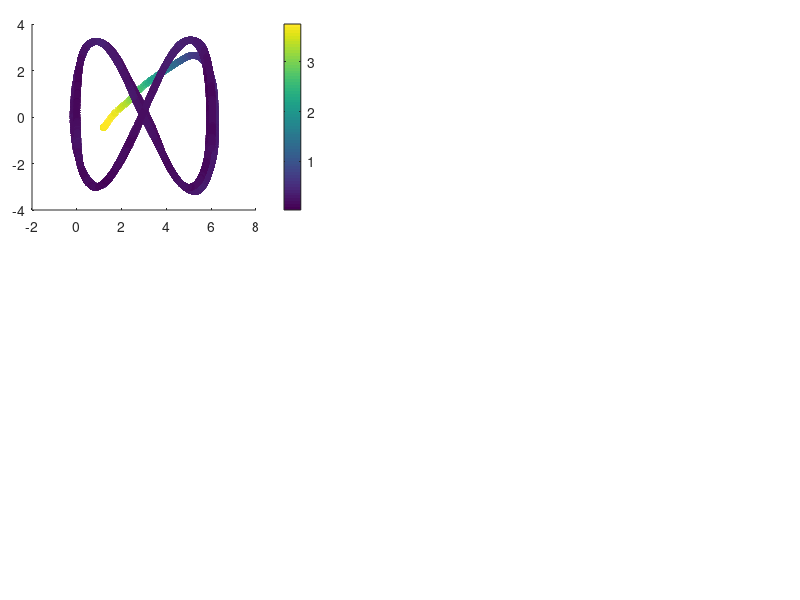

Write the MATLAB code that produced this figure. (Note: this script raises an error after producing the figure.)
%% Code to show the results of the Inverse kinematic controller

% Clean variables
clc, clear all, close all;
 
% Load variables of the system
load("T_MinNorma_UAV_DinInv_Real.mat")

% Change variable size
h = h(:, 1:end-1);
h_p = h_p(:, 1:end-1);
v = v(:, 1:end-1);

% Time definition 
t = t;

% Error definition
for k = 1:length(t)
    error_vector = hd(1:3, k)-h(1:3, k);
    error_dynamic(k) = norm(error_vector,2);
end

% Figure propert%% Figures
lw = 1; % linewidth 1
lwV = 2; % linewidth 2
fontsizeLabel = 11; %11
fontsizeLegend = 11;
fontsizeTicks = 11;
fontsizeTitel = 11;
sizeX = 1300; % size figure
sizeY = 750; % size figure

% color propreties
c1 = [80, 81, 79]/255;
c2 = [244, 213, 141]/255;
c3 = [242, 95, 92]/255;
c4 = [112, 141, 129]/255;

C18 = [0 0 0];
c5 = [130, 37, 37]/255;
c6 = [205, 167, 37]/255;
c7 = [81, 115, 180]/255;

C1 = [246 170 141]/255;
C2 = [51 187 238]/255;
C3 = [0 153 136]/255;
C4 = [238 119 51]/255;
C5 = [204 51 17]/255;
C6 = [238 51 119]/255;
C7 = [187 187 187]/255;
C8 = [80 80 80]/255;
C9 = [140 140 140]/255;
C10 = [0 128 255]/255;
C11 = [234 52 89]/255;
C12 = [39 124 252]/255;
C13 = [40 122 125]/255;
%C14 = [86 215 219]/255;
C14 = [252 94 158]/255;
C15 = [244 171 39]/255;
C16 = [100 121 162]/255;
C17 = [255 0 0]/255;
%% New color slection

figure('Position', [500 500 sizeX sizeY])
set(gcf, 'Position', [500 500 sizeX sizeY]);
fig1_comps.fig = gcf;

% Figure 1
axes('Position',[0.04 0.65 .35 .31]);
%% Colorbar
scatter(h(1, :),h(2, :),30,error_dynamic,'filled','MarkerFaceAlpha',0.7);
c = colorbar;
c.Label.Interpreter = 'latex';
c.Label.String = '$\textrm{Error}~||\tilde{\mathbf{\eta}}||$';

set(c,'TickLabelInterpreter','latex')

%% Desired Trajectory
hd_plot = line(hd(1,:),hd(2,:));
set(hd_plot, 'LineStyle', '--', 'Color', C8, 'LineWidth', 1.2*lw)

%% Real Trajectory
h_plot = line(h(1,:),h(2,:));
set(h_plot, 'LineStyle', '-', 'Color', C18, 'LineWidth', 1.2*lw)

%% Title of the image
hTitle_1 = title({'$\textrm{(a)}$'},'fontsize',14,'interpreter','latex','Color',C18);
%hXLabel_1 = xlabel('$x~[m]$','fontsize',9,'interpreter','latex', 'Color',C18);
hYLabel_1 = ylabel('$y~[m]$','fontsize',9,'interpreter','latex', 'Color',C18);

%% Legend nomeclature
hLegend_1 = legend([hd_plot, h_plot],{'$\mathbf{\eta}_d$','$\mathbf{\eta}$'},'fontsize',12,'interpreter','latex','Color',[255 255 255]/255,'Location','best','NumColumns',1,'TextColor','black');
set(gca,'ticklabelinterpreter','latex',...
        'fontsize',1.3*fontsizeTicks)
% Figure properties
ax_1 = gca;
ax_1.Box = 'on';
ax_1.BoxStyle = 'full';
ax_1.TickLength = [0.005;0.005];
ax_1.TickDirMode = 'auto';
ax_1.YMinorTick = 'on';
ax_1.XMinorTick = 'on';
% ax_2.XTickLabel = [];
ax_1.XMinorGrid = 'on';
ax_1.YMinorGrid = 'on';
%ax_2.MinorGridColor = '#8f8f8f';
ax_1.MinorGridAlpha = 0.15;
ax_1.LineWidth = 0.8;
ax_1.XLim = [min(h(1,:))-0.2 max(h(1,:))+0.2];
ax_1.YLim = [min(h(2,:))-0.2 max(h(2,:))+0.2];

% Figure 2
axes('Position',[0.04 0.28 .35 .31]);
%% Colorbar
scatter(h(1, :),h(3, :),30,error_dynamic,'filled','MarkerFaceAlpha',0.7);
c = colorbar;
c.Label.Interpreter = 'latex';
c.Label.String = '$\textrm{Error}~||\tilde{\mathbf{\eta}}||$';

set(c,'TickLabelInterpreter','latex')

%% Desired Trajectory
hd_plot_2 = line(hd(1,:),hd(3,:));
set(hd_plot_2, 'LineStyle', '--', 'Color', C8, 'LineWidth', 1.2*lw)

%% Real Trajectory
h_plot_2 = line(h(1,:),h(3,:));
set(h_plot_2, 'LineStyle', '-', 'Color', C18, 'LineWidth', 1.2*lw)

%% Title of the image
hTitle_2 = title({'$\textrm{(b)}$'},'fontsize',14,'interpreter','latex','Color',C18);
hXLabel_2 = xlabel('$x~[m]$','fontsize',9,'interpreter','latex', 'Color',C18);
hYLabel_2 = ylabel('$z~[m]$','fontsize',9,'interpreter','latex', 'Color',C18);

%% Legend nomeclature
hLegend_2 = legend([hd_plot_2, h_plot_2],{'$\mathbf{\eta}_d$','$\mathbf{\eta}$'},'fontsize',12,'interpreter','latex','Color',[255 255 255]/255,'Location','best','NumColumns',1,'TextColor','black');
set(gca,'ticklabelinterpreter','latex',...
        'fontsize',1.3*fontsizeTicks)
% Figure properties
ax_2 = gca;
ax_2.Box = 'on';
ax_2.BoxStyle = 'full';
ax_2.TickLength = [0.005;0.005];
ax_2.TickDirMode = 'auto';
ax_2.YMinorTick = 'on';
ax_2.XMinorTick = 'on';
% ax_2.XTickLabel = [];
ax_2.XMinorGrid = 'on';
ax_2.YMinorGrid = 'on';
%ax_2.MinorGridColor = '#8f8f8f';
ax_2.MinorGridAlpha = 0.15;
ax_2.LineWidth = 0.8;
ax_2.XLim = [min(h(1,:))-0.2 max(h(1,:))+0.2];
ax_2.YLim = [min(h(3,:))-0.2 max(h(3,:))+0.2];

axes('Position',[0.45 0.65 .54 .31]);
%% Data generation
error_x_plot = line(t,hd(1,:)-h(1,:));
set(error_x_plot, 'LineStyle', '-', 'Color', C5, 'LineWidth', 1.1*lw);
error_y_plot = line(t,hd(2,:)-h(2,:));
set(error_y_plot, 'LineStyle', '-', 'Color', C3, 'LineWidth', 1.1*lw);
error_z_plot = line(t,hd(3,:)-h(3,:));
set(error_z_plot, 'LineStyle', '-', 'Color', c7, 'LineWidth', 1.1*lw);

% fig1_comps.p1 = ul_plot;
%% Title of the image
hTitle_3 = title({'$\textrm{(c)}$'},'fontsize',14,'interpreter','latex','Color',C18);
%xlabel('$\textrm{Time}[s]$','fontsize',10,'interpreter','latex','Color',C18);
ylabel('$\textrm{Control Error}~[m]$','fontsize',10,'interpreter','latex', 'Color',C18);

%% Legend nomeclature
hLegend_3 = legend([error_x_plot,error_y_plot, error_z_plot],{'$\tilde{\mathbf{\eta}}_x$','$\tilde{\mathbf{\eta}}_y$','$\tilde{\mathbf{\eta}}_z$'},'fontsize',12,'interpreter','latex','Color',[255 255 255]/255,'Location','best','NumColumns',1,'TextColor','black');
 set(gca,'ticklabelinterpreter','latex',...
         'fontsize',1.3*fontsizeTicks)
%% Figure properties
ax_3 = gca;
ax_3.Box = 'on';
ax_3.BoxStyle = 'full';
ax_3.TickLength = [0.01;0.01];
ax_3.TickDirMode = 'auto';
ax_3.XTickLabel = [];
ax_3.YMinorTick = 'on';
ax_3.XMinorTick = 'on';
ax_3.XMinorGrid = 'on';
ax_3.YMinorGrid = 'on';
%ax_1.MinorGridColor = '#8f8f8f';
ax_3.MinorGridAlpha = 0.15;
ax_3.LineWidth = 0.8;
ax_3.XLim = [0 t(end)];

%% Zoom Plot
axes('Position',[0.70 0.85 .2 .1]);
index_zoom_1 = (t>=20) & (t<=30);
error_x_plot_zoom = line(t(index_zoom_1),hd(1,(index_zoom_1))-h(1,(index_zoom_1)));
error_y_plot_zoom = line(t(index_zoom_1),hd(2,(index_zoom_1))-h(2,(index_zoom_1)));
error_z_plot_zoom = line(t(index_zoom_1),hd(3,(index_zoom_1))-h(3,(index_zoom_1)));

set(error_x_plot_zoom, 'LineStyle', '-', 'Color', C5, 'LineWidth', lw*0.8);
set(error_y_plot_zoom, 'LineStyle', '-', 'Color', C3, 'LineWidth', lw*0.8);
set(error_z_plot_zoom, 'LineStyle', '-', 'Color', c7, 'LineWidth', lw*0.8);

set(gca,'ticklabelinterpreter','latex',...
         'fontsize',fontsizeTicks*0.5)
ax_1_zoom = gca;
ax_1_zoom.Box = 'on';
ax_1_zoom.BoxStyle = 'full';
ax_1_zoom.TickLength = [0.01;0.01];
%ax_1_zoom.YLim = [-0.5 0.5];
%ax_1_zoom.YTickLabel = [];
%ax_1_zoom.XTickLabel = [];
ax_1_zoom.TickDirMode = 'manual';
ax_1_zoom.TickDir = 'in';
ax_1_zoom.YMinorTick = 'on';
ax_1_zoom.XMinorTick = 'on';
ax_1_zoom.LineWidth = 0.5;
ax_1_zoom.XMinorGrid = 'on';
ax_1_zoom.YMinorGrid = 'on';
axes('Position',[0.45 0.28 .54 .31]);
%% Data generation
error_vx_plot = line(t,vref(1,:));
set(error_vx_plot, 'LineStyle', '-', 'Color', C7, 'LineWidth', 1.3*lw);
error_vy_plot = line(t,vref(2,:));
set(error_vy_plot, 'LineStyle', '-', 'Color', C14, 'LineWidth', 1.3*lw);
error_vz_plot = line(t,vref(3,:));
set(error_vz_plot, 'LineStyle', '-', 'Color', C15, 'LineWidth', 1.3*lw);

% fig1_comps.p1 = ul_plot;
%% Title of the image
hTitle_4 = title({'$\textrm{(d)}$'},'fontsize',14,'interpreter','latex','Color',C18);
xlabel('$\textrm{Time}[s]$','fontsize',10,'interpreter','latex','Color',C18);
ylabel('$\textrm{Inputs}~[m/s]$','fontsize',10,'interpreter','latex', 'Color',C18);

%% Legend nomeclature
hLegend_4 = legend([error_vx_plot,error_vy_plot, error_vz_plot],{'${\mu}_{l_{ref}}$','${\mu}_{m_{ref}}$','${\mu}_{n_{ref}}$'},'fontsize',12,'interpreter','latex','Color',[255 255 255]/255,'Location','best','NumColumns',1,'TextColor','black');
 set(gca,'ticklabelinterpreter','latex',...
         'fontsize',1.3*fontsizeTicks)
%% Figure properties
ax_4 = gca;
ax_4.Box = 'on';
ax_4.BoxStyle = 'full';
ax_4.TickLength = [0.01;0.01];
ax_4.TickDirMode = 'auto';
ax_4.YMinorTick = 'on';
ax_4.XMinorTick = 'on';
ax_4.XMinorGrid = 'on';
ax_4.YMinorGrid = 'on';
%ax_1.MinorGridColor = '#8f8f8f';
ax_4.MinorGridAlpha = 0.15;
ax_4.LineWidth = 0.8;
ax_4.XLim = [0 t(end)];
% 
set(gcf, 'Color', 'w'); % Sets axes background
export_fig Dynamics_real_results_b.pdf -q101

%% RMS dynamics
RMSE_x_dynamic = sqrt(mean((error_vector(1,:)).^2));
RMSE_y_dynamic = sqrt(mean((error_vector(2,:)).^2));
RMSE_z_dynamic = sqrt(mean((error_vector(3,:)).^2));

save("Dynamic_real_rmse.mat","RMSE_x_dynamic", "RMSE_y_dynamic", "RMSE_z_dynamic", "error_dynamic");